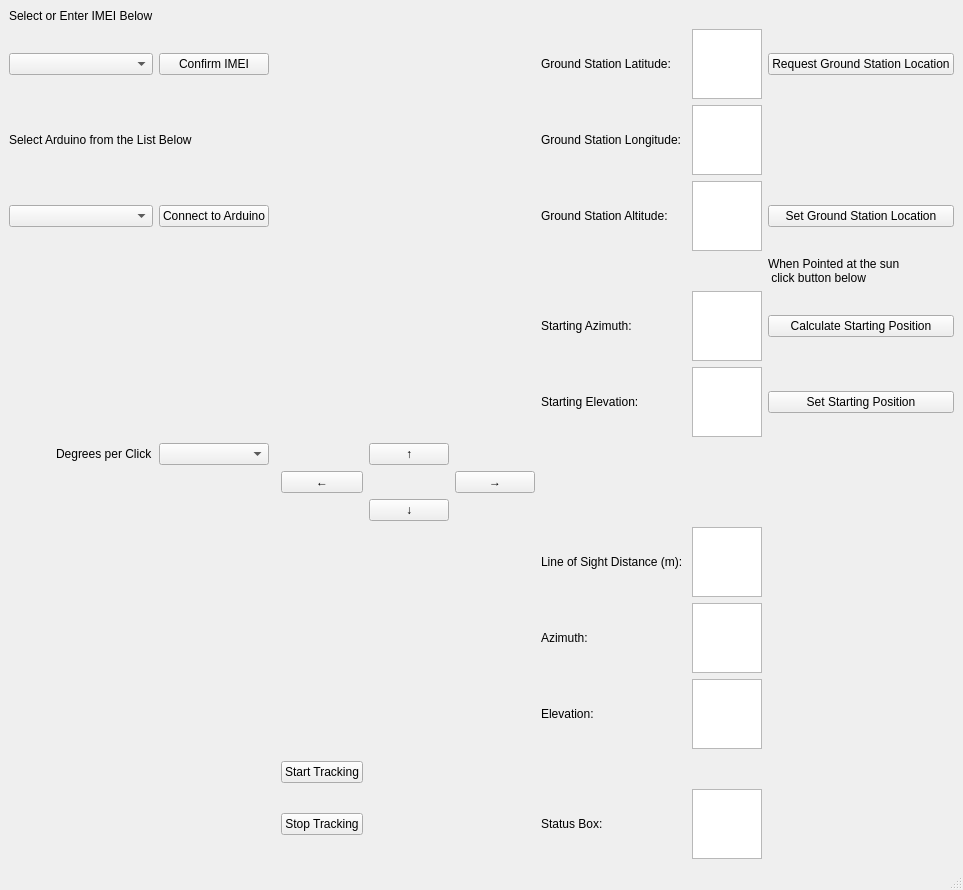
<?xml version="1.0" encoding="UTF-8"?>
<ui version="4.0">
 <class>MainWindow</class>
 <widget class="QMainWindow" name="MainWindow">
  <property name="geometry">
   <rect>
    <x>0</x>
    <y>0</y>
    <width>887</width>
    <height>598</height>
   </rect>
  </property>
  <property name="windowTitle">
   <string>MainWindow</string>
  </property>
  <widget class="QWidget" name="centralwidget">
   <layout class="QGridLayout" name="gridLayout_2">
    <item row="0" column="0">
     <layout class="QGridLayout" name="gridLayout">
      <item row="20" column="3">
       <widget class="QPushButton" name="pushButton_10">
        <property name="text">
         <string>Stop Tracking</string>
        </property>
       </widget>
      </item>
      <item row="15" column="7">
       <widget class="QLabel" name="label_11">
        <property name="text">
         <string>Line of Sight Distance (m): </string>
        </property>
       </widget>
      </item>
      <item row="2" column="0" colspan="4">
       <widget class="QLabel" name="label_2">
        <property name="text">
         <string>Select Arduino from the List Below</string>
        </property>
       </widget>
      </item>
      <item row="6" column="7">
       <widget class="QLabel" name="label_7">
        <property name="text">
         <string>Starting Azimuth:</string>
        </property>
       </widget>
      </item>
      <item row="5" column="9">
       <widget class="QLabel" name="label_10">
        <property name="text">
         <string>When Pointed at the sun 
 click button below</string>
        </property>
       </widget>
      </item>
      <item row="6" column="9">
       <widget class="QPushButton" name="pushButton_11">
        <property name="text">
         <string>Calculate Starting Position</string>
        </property>
       </widget>
      </item>
      <item row="7" column="9">
       <widget class="QPushButton" name="pushButton_12">
        <property name="text">
         <string>Set Starting Position</string>
        </property>
       </widget>
      </item>
      <item row="20" column="8">
       <widget class="QPlainTextEdit" name="plainTextEdit_9"/>
      </item>
      <item row="15" column="8">
       <widget class="QPlainTextEdit" name="plainTextEdit_6"/>
      </item>
      <item row="16" column="7">
       <widget class="QLabel" name="label_12">
        <property name="text">
         <string>Azimuth:</string>
        </property>
       </widget>
      </item>
      <item row="17" column="7">
       <widget class="QLabel" name="label_13">
        <property name="text">
         <string>Elevation:</string>
        </property>
       </widget>
      </item>
      <item row="9" column="6">
       <spacer name="horizontalSpacer">
        <property name="orientation">
         <enum>Qt::Horizontal</enum>
        </property>
        <property name="sizeHint" stdset="0">
         <size>
          <width>40</width>
          <height>20</height>
         </size>
        </property>
       </spacer>
      </item>
      <item row="19" column="3">
       <widget class="QPushButton" name="pushButton_6">
        <property name="text">
         <string>Start Tracking</string>
        </property>
       </widget>
      </item>
      <item row="20" column="7">
       <widget class="QLabel" name="label_14">
        <property name="text">
         <string>Status Box:</string>
        </property>
       </widget>
      </item>
      <item row="6" column="8">
       <widget class="QPlainTextEdit" name="plainTextEdit_10"/>
      </item>
      <item row="13" column="3">
       <widget class="QPushButton" name="pushButton">
        <property name="text">
         <string>←</string>
        </property>
       </widget>
      </item>
      <item row="1" column="7">
       <widget class="QLabel" name="label_4">
        <property name="text">
         <string>Ground Station Latitude:</string>
        </property>
       </widget>
      </item>
      <item row="1" column="0">
       <widget class="QComboBox" name="IMEIComboBox">
        <property name="insertPolicy">
         <enum>QComboBox::NoInsert</enum>
        </property>
        <property name="sizeAdjustPolicy">
         <enum>QComboBox::AdjustToContents</enum>
        </property>
       </widget>
      </item>
      <item row="3" column="0">
       <widget class="QComboBox" name="comboBox_2"/>
      </item>
      <item row="13" column="5">
       <widget class="QPushButton" name="pushButton_8">
        <property name="text">
         <string>→</string>
        </property>
       </widget>
      </item>
      <item row="0" column="0">
       <widget class="QLabel" name="label">
        <property name="text">
         <string>Select or Enter IMEI Below</string>
        </property>
       </widget>
      </item>
      <item row="4" column="8">
       <spacer name="verticalSpacer_4">
        <property name="orientation">
         <enum>Qt::Vertical</enum>
        </property>
        <property name="sizeHint" stdset="0">
         <size>
          <width>20</width>
          <height>40</height>
         </size>
        </property>
       </spacer>
      </item>
      <item row="1" column="8">
       <widget class="QPlainTextEdit" name="plainTextEdit"/>
      </item>
      <item row="2" column="7">
       <widget class="QLabel" name="label_5">
        <property name="text">
         <string>Ground Station Longitude:</string>
        </property>
       </widget>
      </item>
      <item row="2" column="8">
       <widget class="QPlainTextEdit" name="plainTextEdit_2"/>
      </item>
      <item row="3" column="9">
       <widget class="QPushButton" name="pushButton_3">
        <property name="text">
         <string>Set Ground Station Location</string>
        </property>
       </widget>
      </item>
      <item row="1" column="9">
       <widget class="QPushButton" name="pushButton_2">
        <property name="text">
         <string>Request Ground Station Location</string>
        </property>
       </widget>
      </item>
      <item row="7" column="7">
       <widget class="QLabel" name="label_8">
        <property name="text">
         <string>Starting Elevation:</string>
        </property>
       </widget>
      </item>
      <item row="21" column="8">
       <spacer name="verticalSpacer_5">
        <property name="orientation">
         <enum>Qt::Vertical</enum>
        </property>
        <property name="sizeHint" stdset="0">
         <size>
          <width>20</width>
          <height>40</height>
         </size>
        </property>
       </spacer>
      </item>
      <item row="7" column="8">
       <widget class="QPlainTextEdit" name="plainTextEdit_5"/>
      </item>
      <item row="4" column="7">
       <spacer name="verticalSpacer_2">
        <property name="orientation">
         <enum>Qt::Vertical</enum>
        </property>
        <property name="sizeHint" stdset="0">
         <size>
          <width>20</width>
          <height>40</height>
         </size>
        </property>
       </spacer>
      </item>
      <item row="3" column="8">
       <widget class="QPlainTextEdit" name="plainTextEdit_3"/>
      </item>
      <item row="3" column="7">
       <widget class="QLabel" name="label_6">
        <property name="text">
         <string>Ground Station Altitude:</string>
        </property>
       </widget>
      </item>
      <item row="9" column="4">
       <widget class="QPushButton" name="pushButton_9">
        <property name="text">
         <string>↑</string>
        </property>
       </widget>
      </item>
      <item row="17" column="8">
       <widget class="QPlainTextEdit" name="plainTextEdit_8"/>
      </item>
      <item row="16" column="8">
       <widget class="QPlainTextEdit" name="plainTextEdit_7"/>
      </item>
      <item row="14" column="4">
       <widget class="QPushButton" name="pushButton_13">
        <property name="text">
         <string>↓</string>
        </property>
       </widget>
      </item>
      <item row="18" column="0" rowspan="2">
       <widget class="QLabel" name="label_15">
        <property name="text">
         <string/>
        </property>
        <property name="pixmap">
         <pixmap>msgc_logo_forGUI.png</pixmap>
        </property>
        <property name="scaledContents">
         <bool>true</bool>
        </property>
       </widget>
      </item>
      <item row="9" column="0" alignment="Qt::AlignRight">
       <widget class="QLabel" name="label_3">
        <property name="text">
         <string>Degrees per Click</string>
        </property>
       </widget>
      </item>
      <item row="9" column="1">
       <widget class="QComboBox" name="comboBox_3"/>
      </item>
      <item row="1" column="1">
       <widget class="QPushButton" name="confirmIMEIButton">
        <property name="text">
         <string>Confirm IMEI</string>
        </property>
       </widget>
      </item>
      <item row="3" column="1">
       <widget class="QPushButton" name="pushButton_4">
        <property name="text">
         <string>Connect to Arduino</string>
        </property>
       </widget>
      </item>
     </layout>
    </item>
   </layout>
  </widget>
  <widget class="QMenuBar" name="menubar">
   <property name="geometry">
    <rect>
     <x>0</x>
     <y>0</y>
     <width>887</width>
     <height>21</height>
    </rect>
   </property>
  </widget>
  <widget class="QStatusBar" name="statusbar"/>
 </widget>
 <resources/>
 <connections/>
</ui>
